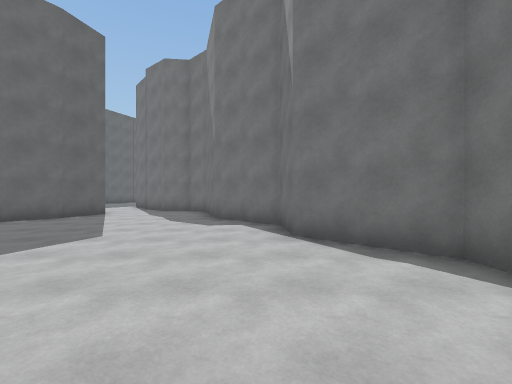
view 1 (above)

21 first-person views from a walk through a 3-D level made in the Unity game engine. The camera is 1.5 m above the floor, looks level and sees 90° across. The floor is counted in squares, 2 m on a side. Each view is taken from the middle of a square. On the plan, view 1 faces up. The plan holds only what a view shows up to about 9 squares ahead; the rest is blank. The place goes on beyond the plan.

view 2
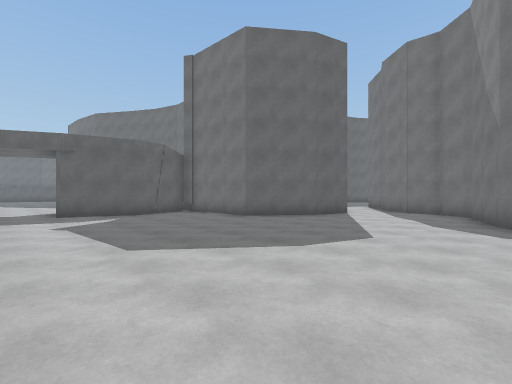

view 3
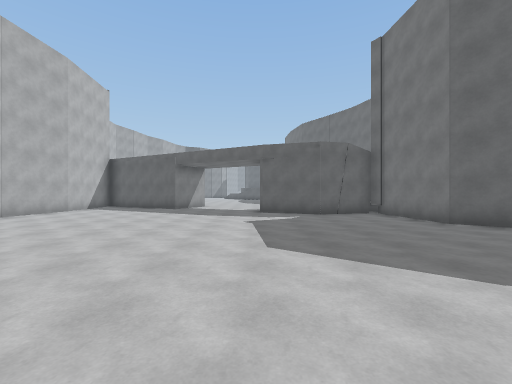

view 4
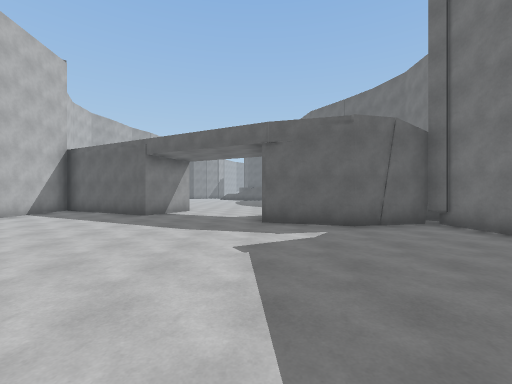

view 5
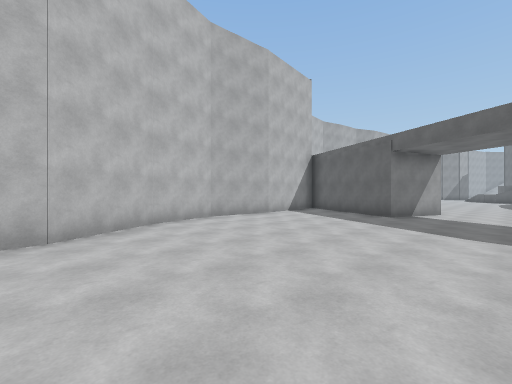

view 6
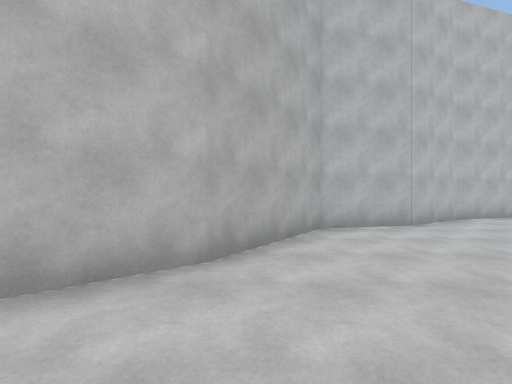

view 7
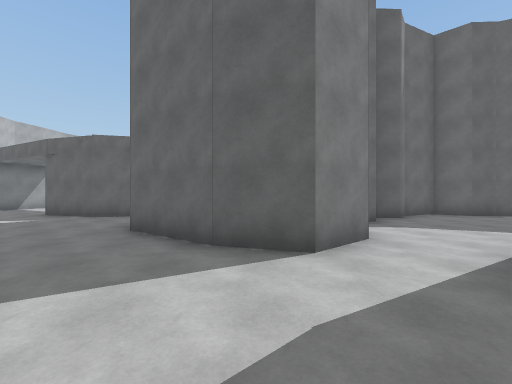

view 8
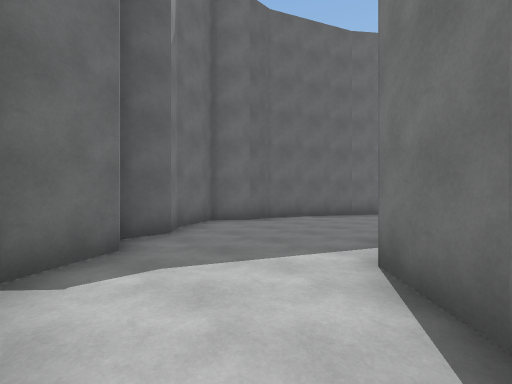

view 9
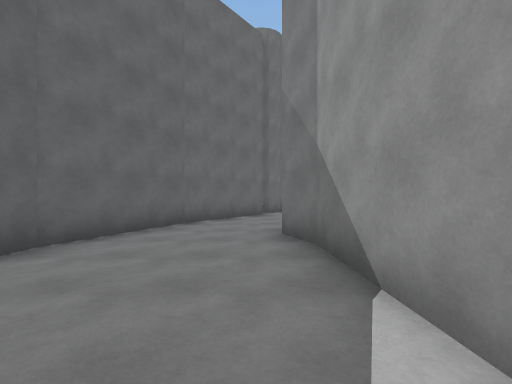

view 10
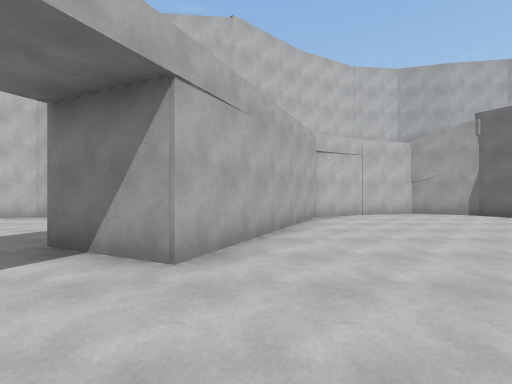

view 11
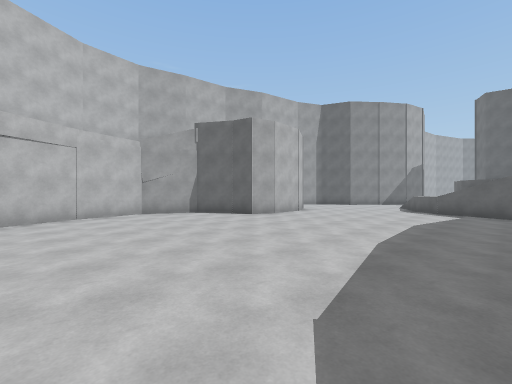

view 12
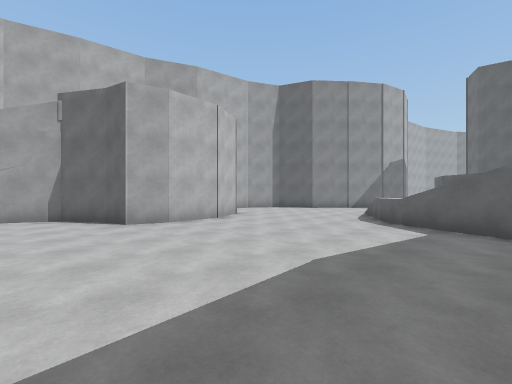

view 13
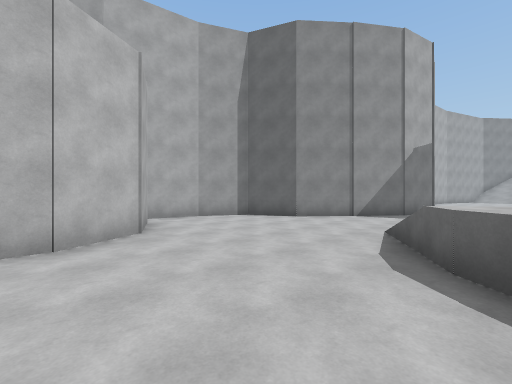

view 14
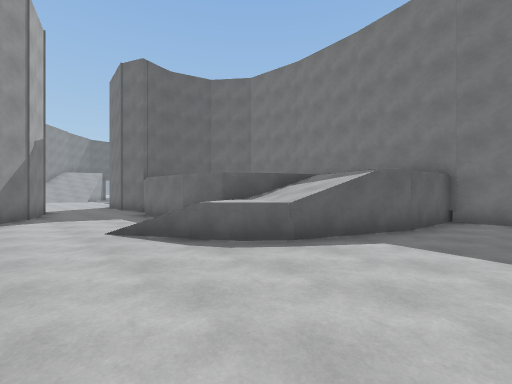

view 15
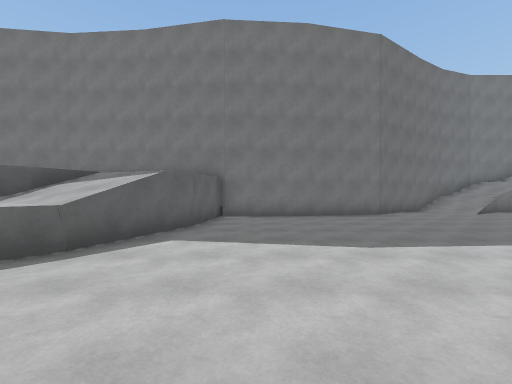

view 16
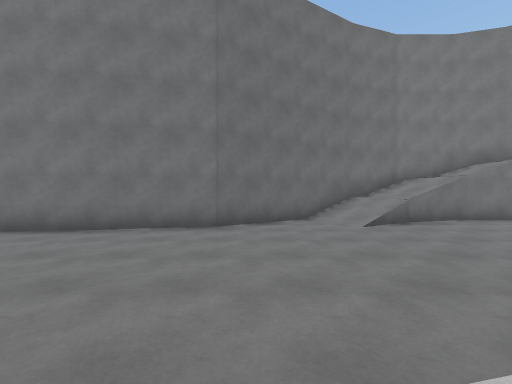

view 17
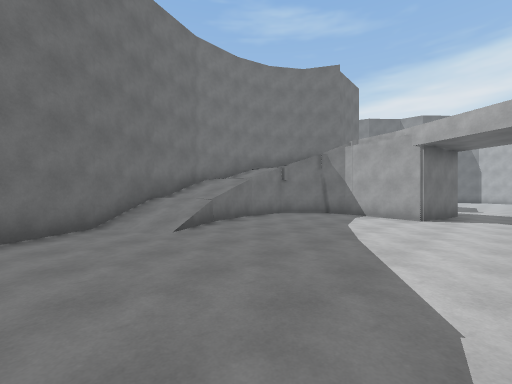

view 18
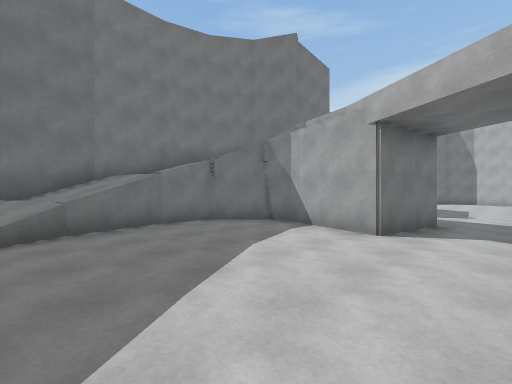

view 19
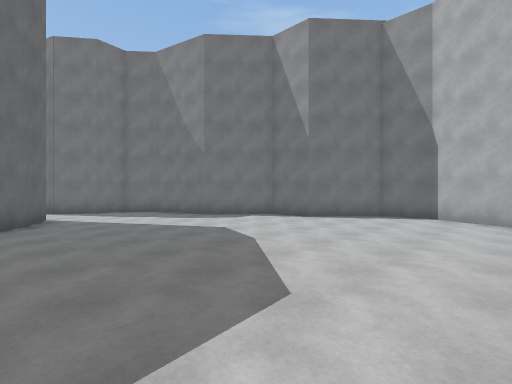

view 20
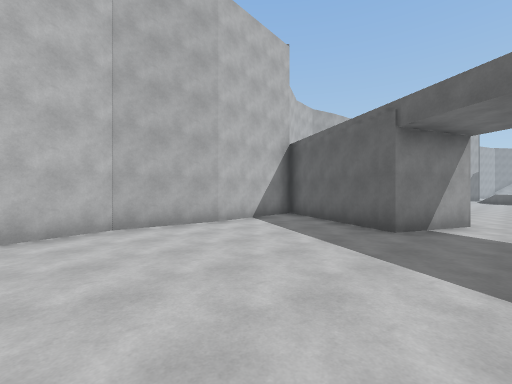

view 21
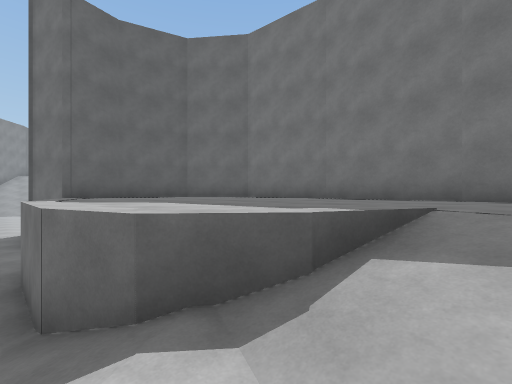

### Floor plan
Key: @ floor where view 1 was taken; # wall or solid block; . main floor; : floor 1.25 m higher than the main floor; + floor 2.25 m higher than the main floor; * floor 2.5 m higher than the main floor; / step, stairs or slope; = window, fence, low wall or low ledge.
Columns run from 35 left of view 1 to 3 right of it. Each row starts with its distance up from view 1.
 21                            ##
 20                            #..
 19                           ##..
 18                          ##...
 17                          #...#
 16                          #...#
 15                         ##...#
 14                         #....#
 13                         ##...##
 12                          #....##
 11                          ##....##
 10                           ##....###
  9                              #....#
  8                   ######     #....#
  7                 ###////###  ##....##
  6                ##////// /####......##
  5   #######   ####.//....  #..........#
  4 ##++++++#####........../ /..........##
  3 #+++++++ /.............# /...........##
  2  +++++++ ............../ #............#
  1 ++++++///...............#............##
  0 *+++++//#..........................@.#
 -1 ../////:............................##
 -2 ...../=..............##............##
 -3 ....................###...........##
 -4 ##..................###..........##
 -5  ###......##.......###........####
 -6    #....#####......###......###
 -7    ##...#   ##...### ########
 -8     #####    #####

Where each view was taken, in squares from view 1:
view 1: 0 up, 0 right, facing up
view 2: 0 up, 1 left, facing up-left
view 3: 1 up, 1 left, facing left
view 4: 1 up, 4 left, facing left
view 5: 0 up, 4 left, facing down-left
view 6: 1 up, 1 left, facing down
view 7: 8 up, 2 left, facing left
view 8: 10 up, 5 left, facing up-left
view 9: 12 up, 7 left, facing up
view 10: 1 up, 15 left, facing down
view 11: 1 up, 17 left, facing down-left
view 12: 1 up, 21 left, facing down-left
view 13: 1 down, 25 left, facing down-left
view 14: 4 down, 25 left, facing up-left
view 15: 4 down, 25 left, facing up
view 16: 1 down, 20 left, facing up
view 17: 0 up, 20 left, facing up-right
view 18: 0 up, 17 left, facing up-right
view 19: 0 up, 6 left, facing up-right
view 20: 1 down, 7 left, facing down-left
view 21: 1 down, 28 left, facing up-left
